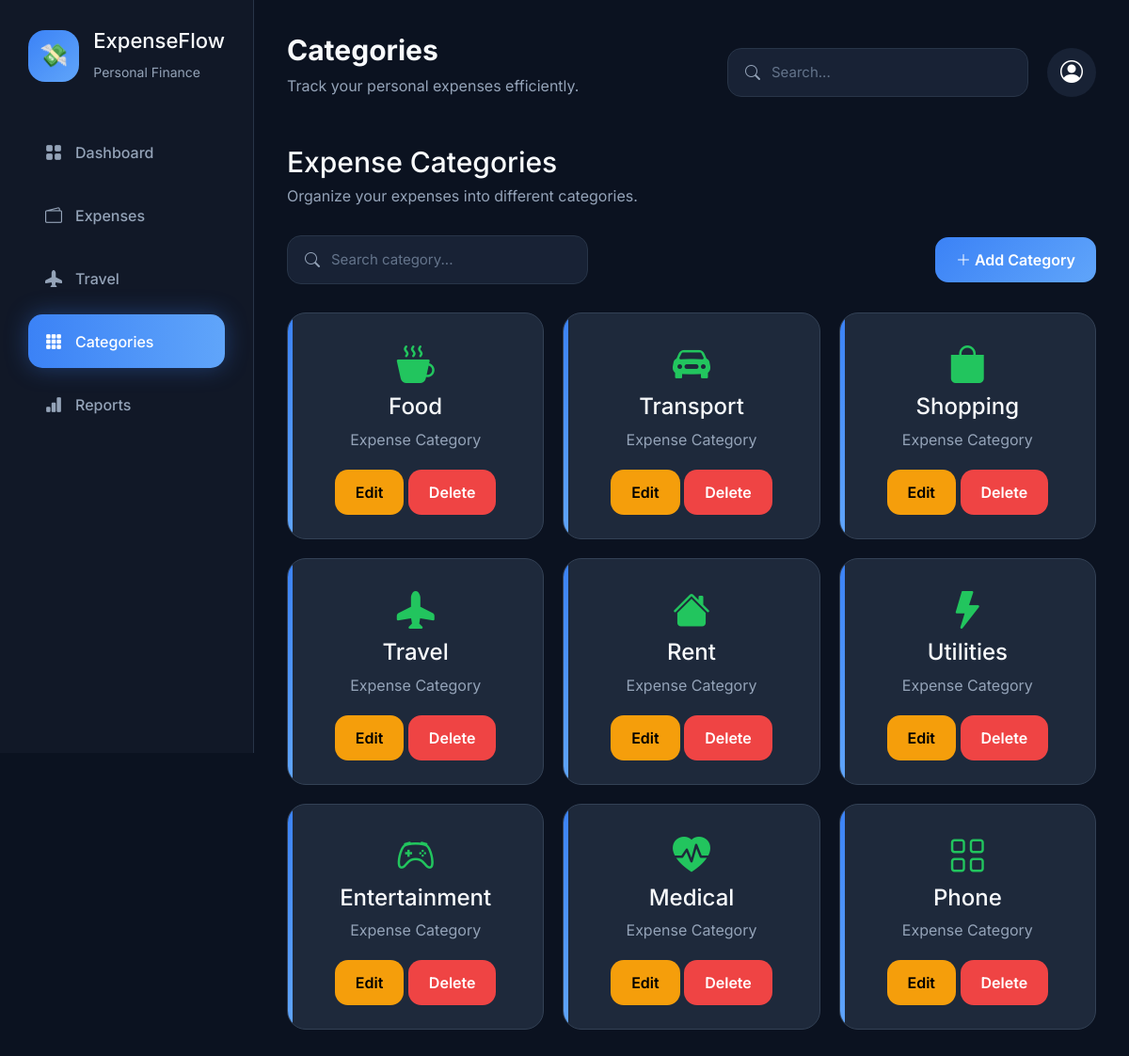
The app's page /categories (signed in), older data.
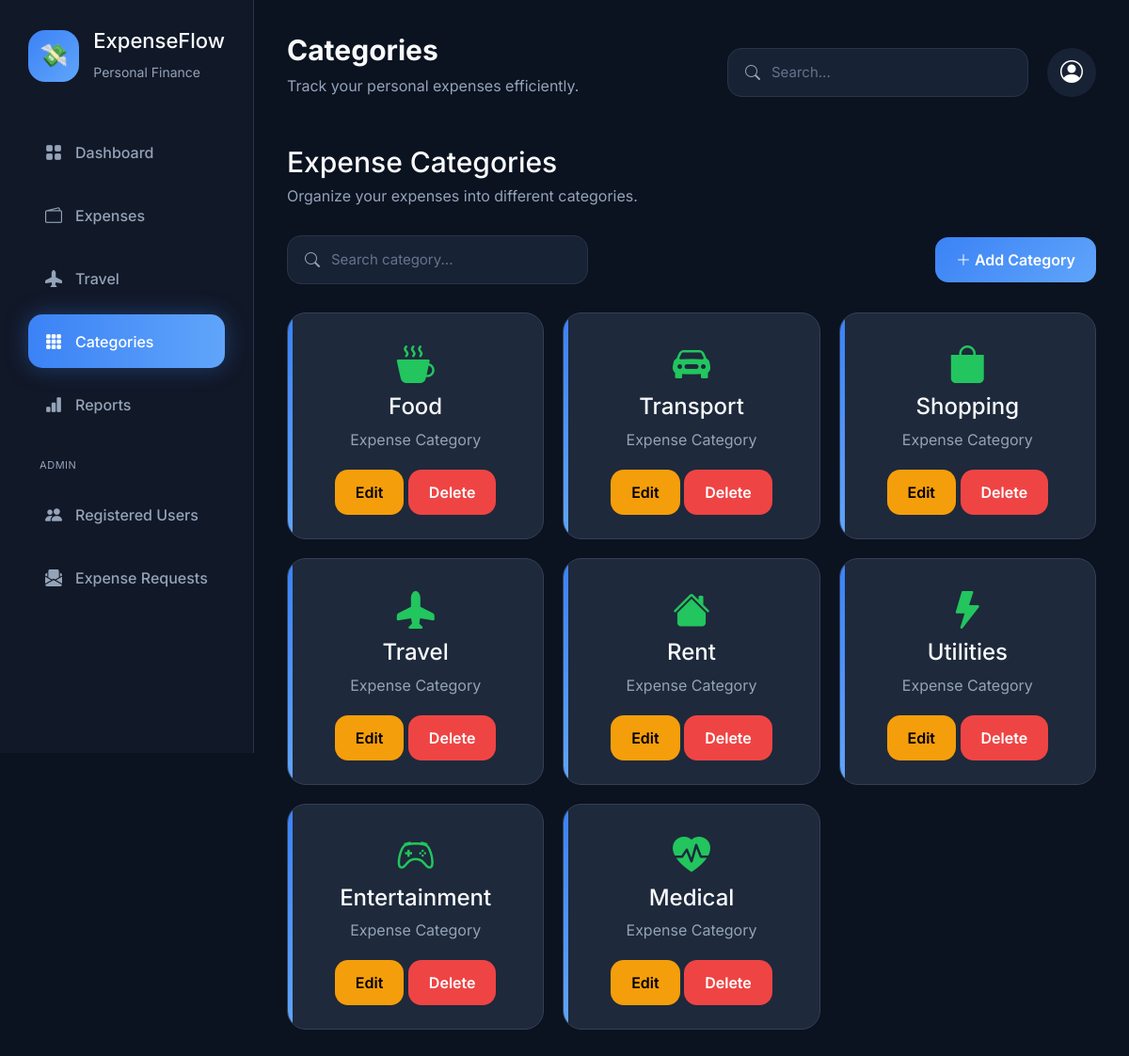
The same page, newer data.
### tables this page shows
CREATE TABLE categories (
        category_id INTEGER PRIMARY KEY AUTOINCREMENT,
        user_id INTEGER,
        category_name TEXT NOT NULL,
        FOREIGN KEY(user_id)
        REFERENCES users(user_id)
    );

### app.py (the view)
@app.route("/categories")
def categories():
    conn = sqlite3.connect(DATABASE)
    conn.row_factory = sqlite3.Row
    categories = conn.execute(
        "SELECT * FROM categories WHERE user_id=?",
        (session["user_id"],)
    ).fetchall()
    conn.close()
    return render_template(
        "categories.html",
        categories=categories
    )

### app.py (called while the page is built)
@app.before_request
def require_login():
    if request.endpoint is None:
        return
    allowed_routes = {
        "login",
        "signup",
        "logout",
        "static"
    }
    if request.endpoint in allowed_routes:
        return
    if "user_id" not in session:
        return redirect("/login")
    if request.endpoint.startswith("admin_") and not session.get("is_admin"):
        flash("You don't have permission to view that page.")
        return redirect("/")

### templates/categories.html (shortened to what this page needs)
{% extends 'base.html' %}
{% set page_title = "Categories" %}
{% block content %}
<div class="page-header">
    <h2>Expense Categories</h2>
    <p>
        Organize your expenses into different categories.
    </p>
</div>
<div class="toolbar">
    <div class="search-box">
        <i class="bi bi-search"></i>
        <input
        placeholder="Search category...">
    </div>
    <a href="/category/add"
       class="btn btn-primary">
        <i class="bi bi-plus-lg"></i>
        Add Category
    </a>
</div>
{% if categories %}
<div class="category-grid">
{% for category in categories %}
<div class="category-card">
{% if category.category_name=="Food" %}
<i class="bi bi-cup-hot-fill"></i>
{% elif category.category_name=="Transport" %}
<i class="bi bi-car-front-fill"></i>
{% elif category.category_name=="Shopping" %}
<i class="bi bi-bag-fill"></i>
{% elif category.category_name=="Travel" %}
<i class="bi bi-airplane-fill"></i>
{% elif category.category_name=="Rent" %}
<i class="bi bi-house-fill"></i>
{% elif category.category_name=="Utilities" %}
<i class="bi bi-lightning-fill"></i>
{% elif category.category_name=="Entertainment" %}
<i class="bi bi-controller"></i>
{% elif category.category_name=="Medical" %}
<i class="bi bi-heart-pulse-fill"></i>
{% else %}
<i class="bi bi-grid"></i>
{% endif %}
<h4>
{{ category.category_name }}
</h4>
<p>
Expense Category
</p>
<div style="margin-top:20px;">
<a href="/category/edit/{{ category.category_id }}"
class="btn btn-warning">
Edit
</a>
<a href="/category/delete/{{ category.category_id }}"
class="btn btn-danger"
onclick="return confirm('Delete Category?')">
Delete
</a>
</div>
</div>
{% endfor %}
</div>
{% endif %}
{% endblock %}

Row changes from the older to the newer data that the page shows:
removed categories: category_name "Phone"
Text that changed along with them:
text now shown: "ADMIN Registered Users Expense Requests"
